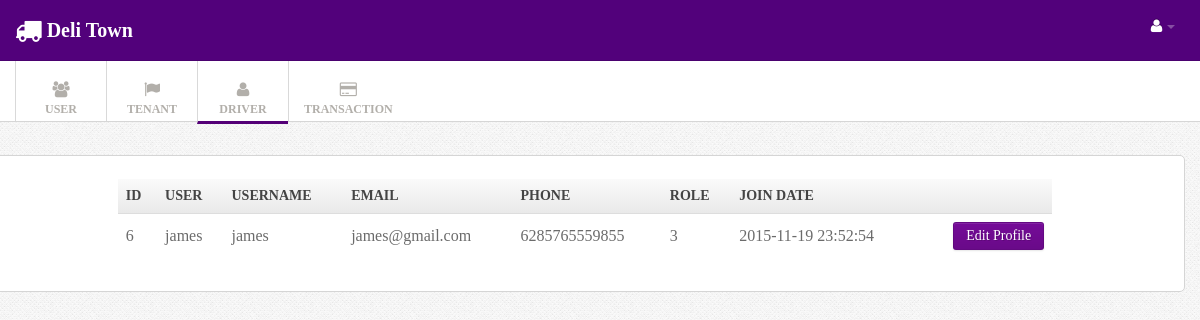
/index.php?menu=adminDriver (signed in), run on the app's committed database.
### tables this page shows
CREATE TABLE IF NOT EXISTS `user` (
  `id_user` int(11) NOT NULL,
  `name` varchar(50) NOT NULL,
  `username` varchar(50) NOT NULL,
  `password` text NOT NULL,
  `email` varchar(50) NOT NULL,
  `phone` double NOT NULL,
  `role` int(11) NOT NULL DEFAULT '2' COMMENT '1= admin,2 = user,3=driver,4=owner',
  `date_join` datetime NOT NULL DEFAULT CURRENT_TIMESTAMP
);

### controller/userController.php (called while the page is built, shortened)
<?php
class userController {
    private $userdao;
    public function __construct() {
        $this->userdao = new userDao();
    }
    public function adminDriver() {
        $driver = $this->userdao->get_user_by_role(3)->getIterator();
        require_once '/view/admin/adminDriver.php';
    }
}

### model/userDao.php (called while the page is built, shortened)
<?php
class userDao implements userInterface {
    public function get_user_by_role($role) {
       $users = new ArrayObject();
        try {
            $conn = conection::getconection();
            $sql = "SELECT * from user where role=?";
            $stmt = $conn->prepare($sql);
            $stmt->bindParam(1, $role);
            $stmt->execute();
            while ($row = $stmt->fetch()) {
                $user = new user();
                $user->setId_user($row['id_user']);
                $user->setName($row['name']);
                $user->setPassword($row['password']);
                $user->setPhone($row['phone']);
                $user->setUsername($row['username']);
                $user->setRole($row['role']);
                $user->setEmail($row['email']);
                $user->setDate_join($row['date_join']);
                $users->append($user);
            }
        } catch (Exception $e) {
            echo $e->getMessage();
            die();
        }
        return $users;
    }
}

### model/user.php (called while the page is built, shortened)
<?php
class user {
    private $id_user;
    private $name;
    private $username;
    private $email;
    private $phone;
    private $role;
    private $date_join;
    public function getId_user() {
        return $this->id_user;
    }
    public function getName() {
        return $this->name;
    }
    public function getUsername() {
        return $this->username;
    }
    public function getEmail() {
        return $this->email;
    }
    public function getPhone() {
        return $this->phone;
    }
    public function getRole() {
        return $this->role;
    }
    public function getDate_join() {
        return $this->date_join;
    }
    public function setId_user($id_user) {
        $this->id_user = $id_user;
    }
    public function setName($name) {
        $this->name = $name;
    }
    public function setUsername($username) {
        $this->username = $username;
    }
    public function setEmail($email) {
        $this->email = $email;
    }
    public function setPhone($phone) {
        $this->phone = $phone;
    }
    public function setRole($role) {
        $this->role = $role;
    }
    public function setDate_join($date_join) {
        $this->date_join = $date_join;
    }
}

### view/admin/adminDriver.php (the view, shortened to what this page needs)
<!DOCTYPE html>
<html lang="en">
    <head>
    </head>
    <body>
        <div class="navbar navbar-fixed-top">
            <div class="navbar-inner">
                <div class="container">
                    <a href="index.php?menu=admin" class="brand"><div class="icon-large icon-truck">
                        </div>Deli Town</a>
                    <div class="nav-collapse">
                        <ul class="nav pull-right">
                            <?php if ($_SESSION['is_logged']) { ?>
                                <li class="dropdown"><a href="#" class="dropdown-toggle" data-toggle="dropdown">
                                        <i class="icon-large icon-user"></i> <b class="caret"></b></a>
                                </li>
                            </ul>
                        <?php } ?>
                    </div>
                </div>
            </div>
        </div>
        <div class="subnavbar">
            <div class="subnavbar-inner">
                <div class="container">
                     <ul class="mainnav">
                       <li class="dropdown"><a href="index.php?menu=adminUser" class="dropdown-toggle" >
                               <div class="icon-large icon-group">
                               </div>
                               <span>USER</span> <b class="caret"></b></a>
                       </li>
                       <li class="dropdown"><a href="index.php?menu=adminTenant" class="dropdown-toggle" >
                               <div class="icon-large icon-flag">
                               </div>
                               <span>TENANT</span> <b class="caret"></b></a>
                       </li>
                       <li class="active"><a href="index.php?menu=adminDriver" class="dropdown-toggle" >
                               <div class="icon-large icon-user">
                               </div>
                               <span>DRIVER</span> <b class="caret"></b></a>
                       </li>
                       <li class="dropdown"><a href="index.php?menu=adminTrans" class="dropdown-toggle" >
                               <div class="icon-large icon-credit-card">
                               </div>
                               <span>TRANSACTION</span> <b class="caret"></b></a>
                       </li>
                    </ul>
                </div>
            </div>
        </div>
        <div class="main">
            <div class="main-inner">
                <div class="container">
                    <center>
                        <div class="row">
                            <div class="widget-content">
                                <form action="" method="post">
                                    <?php
                                    echo "<table class='table table-striped table-bordered' style='width:80%'>";
                                    echo "<br>";
                                    echo "<th>ID</th>";
                                    echo "<th>User</th>";
                                    echo "<th>Username</th>";
                                    echo "<th>Email</th>";
                                    echo "<th>Phone</th>";
                                    echo "<th>Role</th>";
                                    echo "<th colspan ='2'>Join Date</th>";
                                    while ($driver->valid()) {
                                    echo "<tr>";
                                    echo "<td>"; echo $driver->current()->getId_user();
                                    echo "<td>"; echo $driver->current()->getName();
                                    echo "<td>"; echo $driver->current()->getUsername();
                                    echo "<td>"; echo $driver->current()->getEmail();
                                    echo "<td>"; echo $driver->current()->getPhone();
                                    echo "<td>"; echo $driver->current()->getRole();
                                    echo "<td>"; echo $driver->current()->getDate_join();
                                    echo "<td>"; echo "<a href='index.php?menu=edit&id=".$driver->current()->getId_user()."'>
                                    <input type='button' class='button btn btn-success' value='Edit Profile'>
                                    </a></li>" ;
                                        $driver->next();
                                    }
                                    echo "</table>";
                                    ?>
                                </form>
                            </div>
                        </div>
                    </center>
                </div>
            </div>
        </div>
    </body>
</html>

### css/style.css (style rules this page uses)
body { background: #f9f6f1; font : 13px/1.7em 'Kalinga'; }
input, button, select, textarea { font-family:"Kalinga"; }
.table td { vertical-align: middle; }
.table-bordered th { background: #E9E9E9; background:-moz-linear-gradient(top, #FAFAFA 0%, #E9E9E9 100%); background:-webkit-gradient(linear, left top, left bottom, color-stop(0%,#FAFAFA), color-stop(100%,#E9E9E9)); background:-webkit-linear-gradient(top, #FAFAFA 0%,#E9E9E9 100%); background:-o-linear-gradient(top, #FAFAFA 0%,#E9E9E9 100%); background:-ms-linear-gradient(top, #FAFAFA 0%,#E9E9E9 100%); background:linear-gradient(top, #FAFAFA 0%,#E9E9E9 100%); filter: progid:DXImageTransform.Microsoft.gradient(startColorstr='#FAFAFA', endColorstr='#E9E9E9'); -ms-filter: "progid:DXImageTransform.Microsoft.gradient(startColorstr='#FAFAFA', endColorstr='#E9E9E9')"; font-size: 14px; color: #444; text-transform: uppercase; }
.navbar .container { position: relative; }
.navbar-inner { padding: 7px 0; background: #52017b !important; -moz-border-radius: 0; -webkit-border-radius: 0; border-radius: 0; }
.navbar-fixed-top { position: static; }
.navbar .nav a { font-size: 11px; }
.navbar .nav>li>a { color:#fff !important; }
.navbar .brand { font-weight: 600; position: relative; top: 2px; }
.subnavbar-inner { height: 60px; background: #fff; border-bottom: 1px solid #d6d6d6; }
.subnavbar .container > ul { display: inline-block; height: 80px; padding: 0; margin: 0; }
.subnavbar .container > ul > li { float: left; min-width: 90px; height: 60px; padding: 0; margin: 0; text-align: center; vertical-align: middle; list-style: none; border-left: 1px solid #d9d9d9; }
.subnavbar .container > ul > li > a { display: block; height: 100%; padding: 0 15px; padding-top: 20px; font-size: 12px; font-weight: bold; color: #b2afaa; }
.subnavbar .container > ul > li.active { color: #52017b; border-bottom: 3px solid #540077; text-decoration: none; }
.subnavbar .container > ul > li > a > span { display: block; }
.subnavbar .caret { margin-top: 4px; border-top-color: white; border-bottom-color: white; }
.main { padding-bottom: 2em; }
.widget-content { padding: 1px 15px 15px; background: #FFF; border: 1px solid #D5D5D5; -moz-border-radius: 5px; -webkit-border-radius: 5px; border-radius: 5px; }
.widget-content:before, .widget-content:after { content:""; display:table; }
.widget-content:after { clear:both; }
.widget-content { zoom:1; }

### css/pages/signin.css (style rules this page uses)
body { background: url(../../img/body-bg.png); color:#6b6b6b; font: 13px/1.7em "Kalinga"; }

### data on the page
user: id_user "6", name "james", username "james", email "james@gmail.com", phone "6285765559855", role "3", date_join "2015-11-19 23:52:54"
